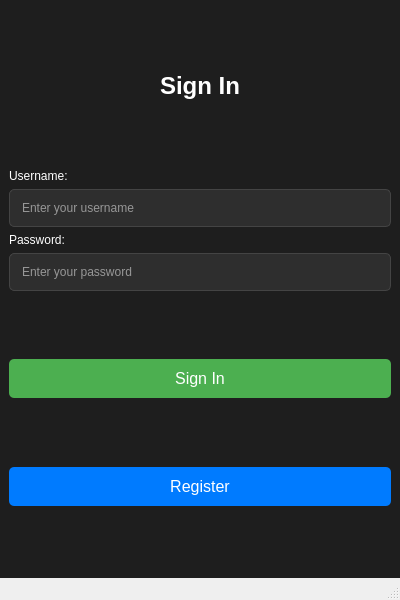
<?xml version="1.0" encoding="UTF-8"?>
<ui version="4.0">
 <class>authUser</class>
 <widget class="QMainWindow" name="authUser">
  <property name="geometry">
   <rect>
    <x>0</x>
    <y>0</y>
    <width>400</width>
    <height>600</height>
   </rect>
  </property>
  <property name="windowTitle">
   <string>Sign In</string>
  </property>
  <property name="autoFillBackground">
   <bool>false</bool>
  </property>
  <widget class="QWidget" name="centralwidget">
   <property name="autoFillBackground">
    <bool>true</bool>
   </property>
   <property name="styleSheet">
    <string notr="true">background: rgb(30, 30, 30)</string>
   </property>
   <layout class="QVBoxLayout" name="verticalLayout">
    <item>
     <spacer name="verticalSpacerTop">
      <property name="orientation">
       <enum>Qt::Orientation::Vertical</enum>
      </property>
      <property name="sizeHint" stdset="0">
       <size>
        <width>20</width>
        <height>40</height>
       </size>
      </property>
     </spacer>
    </item>
    <item alignment="Qt::AlignmentFlag::AlignHCenter">
     <widget class="QLabel" name="labelTitle">
      <property name="styleSheet">
       <string>font-size: 24px; color: #FFFFFF; font-weight: bold;</string>
      </property>
      <property name="text">
       <string>Sign In</string>
      </property>
     </widget>
    </item>
    <item>
     <spacer name="verticalSpacer">
      <property name="orientation">
       <enum>Qt::Orientation::Vertical</enum>
      </property>
      <property name="sizeHint" stdset="0">
       <size>
        <width>20</width>
        <height>20</height>
       </size>
      </property>
     </spacer>
    </item>
    <item>
     <widget class="QLabel" name="labelUsername">
      <property name="styleSheet">
       <string>color: #FFFFFF;</string>
      </property>
      <property name="text">
       <string>Username:</string>
      </property>
     </widget>
    </item>
    <item>
     <widget class="QLineEdit" name="lineEditUsername">
      <property name="styleSheet">
       <string>background-color: #2E2E2E; color: #FFFFFF; border: 1px solid #444444; border-radius: 5px; padding: 10px;</string>
      </property>
      <property name="placeholderText">
       <string>Enter your username</string>
      </property>
     </widget>
    </item>
    <item>
     <widget class="QLabel" name="labelPassword">
      <property name="styleSheet">
       <string>color: #FFFFFF;</string>
      </property>
      <property name="text">
       <string>Password:</string>
      </property>
     </widget>
    </item>
    <item>
     <widget class="QLineEdit" name="lineEditPassword">
      <property name="styleSheet">
       <string>background-color: #2E2E2E; color: #FFFFFF; border: 1px solid #444444; border-radius: 5px; padding: 10px;</string>
      </property>
      <property name="echoMode">
       <enum>QLineEdit::EchoMode::Password</enum>
      </property>
      <property name="placeholderText">
       <string>Enter your password</string>
      </property>
     </widget>
    </item>
    <item>
     <spacer name="verticalSpacerBottom">
      <property name="orientation">
       <enum>Qt::Orientation::Vertical</enum>
      </property>
      <property name="sizeHint" stdset="0">
       <size>
        <width>20</width>
        <height>20</height>
       </size>
      </property>
     </spacer>
    </item>
    <item>
     <widget class="QPushButton" name="buttonSignIn">
      <property name="styleSheet">
       <string>background-color: #4CAF50; color: #FFFFFF; border: none; border-radius: 5px; padding: 10px; font-size: 16px;</string>
      </property>
      <property name="text">
       <string>Sign In</string>
      </property>
     </widget>
    </item>
    <item>
     <spacer name="verticalSpacerRegister">
      <property name="orientation">
       <enum>Qt::Orientation::Vertical</enum>
      </property>
      <property name="sizeHint" stdset="0">
       <size>
        <width>20</width>
        <height>20</height>
       </size>
      </property>
     </spacer>
    </item>
    <item>
     <widget class="QPushButton" name="buttonRegister">
      <property name="styleSheet">
       <string>background-color: #007BFF; color: #FFFFFF; border: none; border-radius: 5px; padding: 10px; font-size: 16px;</string>
      </property>
      <property name="text">
       <string>Register</string>
      </property>
     </widget>
    </item>
    <item>
     <spacer name="verticalSpacerBottomFinal">
      <property name="orientation">
       <enum>Qt::Orientation::Vertical</enum>
      </property>
      <property name="sizeHint" stdset="0">
       <size>
        <width>20</width>
        <height>40</height>
       </size>
      </property>
     </spacer>
    </item>
   </layout>
  </widget>
  <widget class="QMenuBar" name="menubar">
   <property name="geometry">
    <rect>
     <x>0</x>
     <y>0</y>
     <width>400</width>
     <height>25</height>
    </rect>
   </property>
  </widget>
  <widget class="QStatusBar" name="statusbar"/>
 </widget>
 <resources/>
 <connections/>
</ui>
